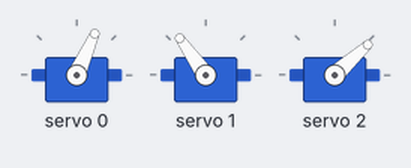
Bench run of a sketch on a simulated Arduino Uno, built with avr-gcc and run on an emulated ATmega328P. On the bench: 3 × servo.

Above: at 0.05 s.
At 4.0 s:
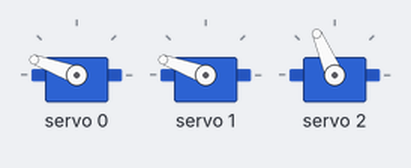
Timing chart, 0 to 5.2 s (numbered marks = the images above):
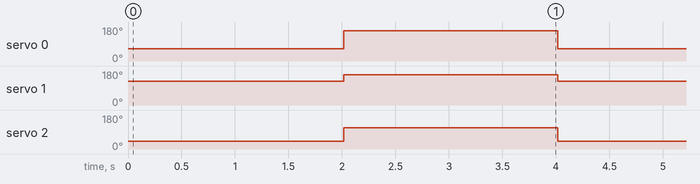

Measured:
- by itself, servo 0: alternates 160° for 2.0 s and 66° for 2.0 s
- by itself, servo 1: alternates 160° for 2.0 s and 125° for 2.0 s
- by itself, servo 2: alternates 113° for 2.0 s and 42° for 2.0 s

The sketch:

finalcode.ino
```cpp
#include <Wire.h>
#include <Adafruit_PWMServoDriver.h>

Adafruit_PWMServoDriver pwm = Adafruit_PWMServoDriver();

int angleToPulse(int ang){
  return map(ang, 0, 180, 150, 600);
}

// Channels
int base = 0;
int shoulder = 1;
int gripper = 2;

void setup() {
  pwm.begin();
  pwm.setPWMFreq(50);
  delay(10);
}

void loop() {

  // Position 1
  pwm.setPWM(base, 0, angleToPulse(40));
  pwm.setPWM(shoulder, 0, angleToPulse(90));
  pwm.setPWM(gripper, 0, angleToPulse(20));
  delay(2000);

  // Position 2
  pwm.setPWM(base, 0, angleToPulse(120));
  pwm.setPWM(shoulder, 0, angleToPulse(120));
  pwm.setPWM(gripper, 0, angleToPulse(80));
  delay(2000);
}
```
